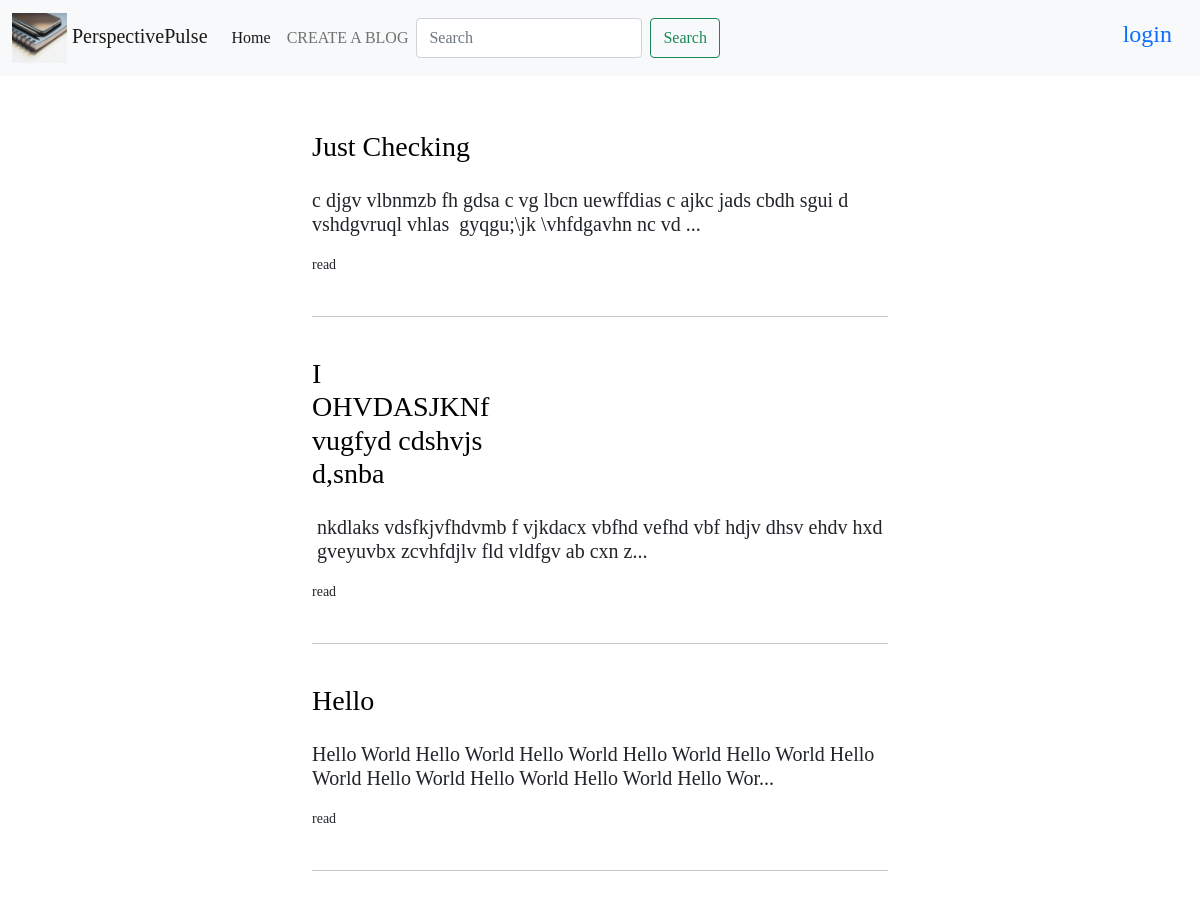
The app's page /, older data.
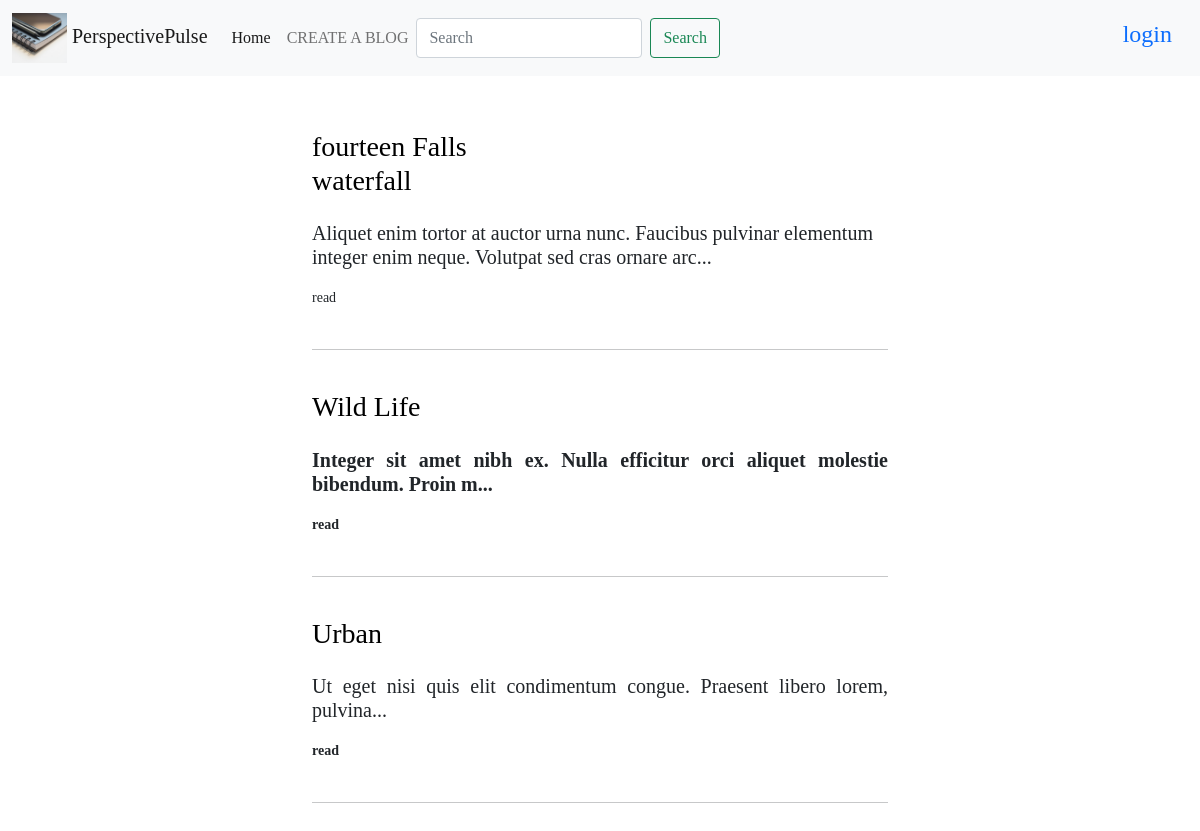
The same page, newer data.
### base/models.py (models this page shows, shortened)
class Blog(models.Model):
    author = models.ForeignKey(User, on_delete=models.CASCADE, related_name="blogs")
    title = models.CharField(max_length=300, null=False)
    body = CKEditor5Field('Text', config_name='extends')
    header_image = models.ImageField(null=True, blank=True, upload_to='images/header')
    created_at = models.DateTimeField(auto_now_add=True)
    updated_at = models.DateTimeField(auto_now=True)
    published = models.DateField(auto_now_add=True)
    class Meta:
        ordering = ['-updated_at', '-created_at']
    def get_readtime(self):
        result = readtime.of_text(self.body)
        return result.text

### base/views.py (the view)
# urls.py: path('', views.home, name='home'),
def home(request):
    q = request.GET.get('q') if request.GET.get('q') != None else ''
    blogs = Blog.objects.filter(Q(title__icontains=q) | Q(body__icontains=q))
    context = {'blogs': blogs}
    return render(request, 'home.html', context)

### base/templates/home.html (shortened to what this page needs)
{% extends 'main.html' %}
{% block content %}
    <div class="container home">
        <div class="blog" >
            {% for blog in blogs %}
            <a class="" href="{% url 'blog' blog.id %}" style="color: black; text-decoration: none;">
            <div class="header_and_image">
                <div class="header">
                    <h3 class="font-weight-light my-4">{{ blog.title }}</h3>
                </div>
                <div>
                {% if blog.header_image %}
                <p><img src="{{ blog.header_image.url  }}" alt="" style="width: 50%; margin-left: 90px;"></p>
                {% endif %}
                </div>
            </div>
            </a>
            <h5 >{{ blog.body|slice:":120" | safe }}...</h5>
            <small class="font-weight-light my-4">{{ blog.get_readtime }} read</small>
            <br> <br>
            <hr>
            {% endfor %}
        </div>
    </div>
{% endblock %}

### templates/main.html (shortened to what this page needs)
<!doctype html>
{% load static %}
<html lang="en">
  <head>
    <link href="https://cdn.jsdelivr.net/npm/bootstrap@5.0.2/dist/css/bootstrap.min.css" rel="stylesheet">
    <link rel="stylesheet" href="{% static 'styles/style.css' %}">
  </head>
  <body>
    {% include 'navbar.html' %}
    {% block content %}
    {% endblock %}
  </body>
</html>

### templates/navbar.html (shortened to what this page needs)
{% load static %}
<nav class="navbar navbar-expand-lg navbar-light bg-light">
    <div class="container-fluid">
      <a class="navbar-brand" href="#">
        <img src="{% static 'images/logo.jpg' %}" alt="" width="55" height="50" class="">
        PerspectivePulse
      </a>
      <div class="collapse navbar-collapse" id="navbarSupportedContent">
        <ul class="navbar-nav me-auto mb-2 mb-lg-0">
          <li class="nav-item">
            <a class="nav-link active" aria-current="page" href="{% url 'home' %}">Home</a>
          </li>
          <li class="nav-item">
            <a class="nav-link" href="{% url 'create_blog' %}">CREATE A BLOG</a>
          </li>
          <form class="d-flex">
            <input class="form-control me-2" name="q" type="search" placeholder="Search" aria-label="Search">
            <button class="btn btn-outline-success" type="submit">Search</button>
          </form>
        </ul>
          {% if request.user.is_authenticated %}
          <li class="d-flex">
            <div class="dropdown">
                <img class="dropdown-toggle" data-bs-toggle="dropdown" src="{{ user.profile.profile_pic.url }}" alt="" style="vertical-align: middle; width: 50px; height: 50px; border-radius: 50%;">
                <ul class="dropdown-menu dropdown-menu-lg-end">
                <li><a class="dropdown-item" href="{% url 'user-profile' %}">Profile</a></li>
                <li><a class="dropdown-item" href="{% url 'history' %}">History</a></li>
                <li><a class="dropdown-item" href="{% url 'logout' %}">logout</a></li>
              </ul>
            </div>
          </li> <li class="d-flex">
          </li>
          {% else %}
            <li class="d-flex">
              <h4><a class="nav-link" href="{% url 'login' %}" tabindex="-1">login</a></h4>
            </li>
          {% endif %}
      </div>
    </div>
  </nav>

### static/styles/style.css (style rules this page uses)
body { font-family: 'source-serif-pro', 'Georgia', 'Cambria', "Times New Roman", 'Times', 'serif'; }
.home { margin: 0 auto; width: 50%; height: 100vh; }
.blog { margin-top: 30px; margin-bottom: 120px; }
.header_and_image { display: grid; grid-template-columns: 1fr 2fr; }

Row changes from the older to the newer data that the page shows:
removed Blog: title "Just Checking", body "c djgv vlbnmzb fh gdsa c vg lbcn uewffdias c ajkc jads cbdh sgui d vshdgvruql vhlas gyqgu;\\jk \\vhfdgavhn nc vd"
removed Blog: title "I OHVDASJKNf vugfyd cdshvjs d,snba", body "nkdlaks vdsfkjvfhdvmb f vjkdacx vbfhd vefhd vbf hdjv dhsv ehdv hxd gveyuvbx zcvhfdjlv fld vldfgv ab cxn z"
removed Blog: title "Hello", body "Hello World Hello World Hello World Hello World Hello World Hello World Hello World Hello World Hello World Hello Wor"
added Blog: title "fourteen Falls waterfall", body "Aliquet enim tortor at auctor urna nunc. Faucibus pulvinar elementum integer enim neque. Volutpat sed cras ornare arc"
added Blog: title "Wild Life", body "Integer sit amet nibh ex. Nulla efficitur orci aliquet molestie bibendum. Proin m"
added Blog: title "Urban", body "Ut eget nisi quis elit condimentum congue. Praesent libero lorem, pulvina"
